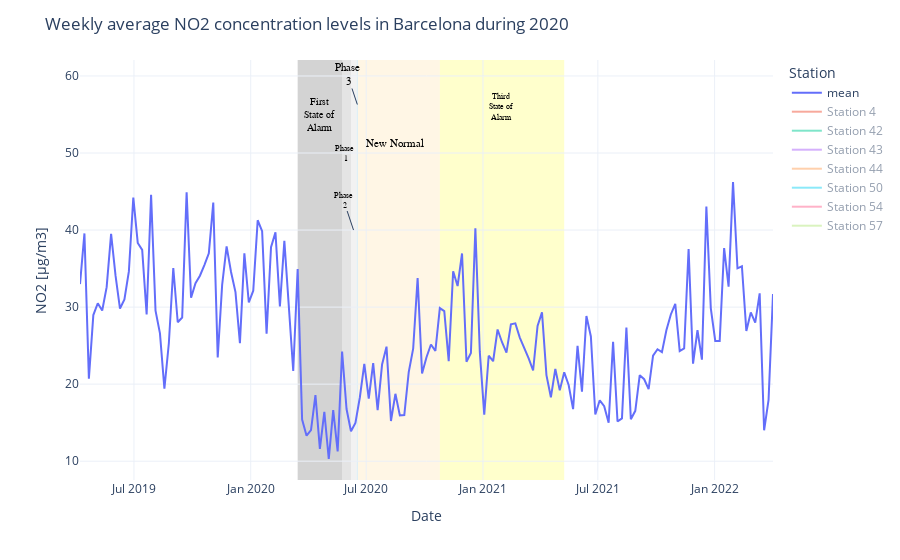

The cell this chart's notebook holds for it:
### Markdown cell above
In order to combine the regulations with the full time series of restrictions, we plotted the following graph:

### Code cell
fig = px.line(
    NO2_weekly['mean']
)

fig.add_trace(
    go.Scatter(
        name='Station 4',
        y=NO2_weekly['4'],
        x=NO2_weekly.index,
        visible='legendonly',
    )
)

fig.add_trace(
    go.Scatter(
        name='Station 42',
        y=NO2_weekly['42'],
        x=NO2_weekly.index,
        visible='legendonly',
    )
)

fig.add_trace(
    go.Scatter(
        name='Station 43',
        y=NO2_weekly['43'],
        x=NO2_weekly.index,
        visible='legendonly',
    )
)

fig.add_trace(
    go.Scatter(
        name='Station 44',
        y=NO2_weekly['44'],
        x=NO2_weekly.index,
        visible='legendonly',
    )
)

fig.add_trace(
    go.Scatter(
        name='Station 50',
        y=NO2_weekly['50'],
        x=NO2_weekly.index,
        visible='legendonly',
    )
)

fig.add_trace(
    go.Scatter(
        name='Station 54',
        y=NO2_weekly['54'],
        x=NO2_weekly.index,
        visible='legendonly',
    )
)

fig.add_trace(
    go.Scatter(
        name='Station 57',
        y=NO2_weekly['57'],
        x=NO2_weekly.index,
        visible='legendonly',
    )
)

fig.update_layout(
    title="Weekly average NO2 concentration levels in Barcelona during 2020",
    legend_title="Station"
)

fig.update_xaxes(
    title="Date"
)

fig.update_yaxes(
    title="NO2 [µg/m3]"
)


fig.add_vrect(
    x0="2020-03-15", x1="2020-05-24",
    fillcolor="LightGrey", opacity=1,
    layer="below", line_width=0
)

fig.add_vrect(
    x0="2020-05-24", x1="2020-06-07",
    fillcolor="LightGrey", opacity=0.6,
    layer="below", line_width=0,
)


fig.add_vrect(
    x0="2020-06-07", x1="2020-06-16",
    fillcolor="LightGrey", opacity=0.3,
    layer="below", line_width=0,
)

fig.add_vrect(
    x0="2020-06-16", x1="2020-06-18",
    fillcolor="LightBlue", opacity=0.4,
    layer="below", line_width=0,
)

fig.add_vrect(
    x0="2020-06-18", x1="2020-10-25",
    fillcolor="Orange", opacity=0.1,
    layer="below", line_width=0,
)

fig.add_vrect(
    x0="2020-10-25", x1="2021-05-09",
    fillcolor="Yellow", opacity=0.2,
    layer="below", line_width=0,
)

fig.add_annotation(
    x='2020-04-18', 
    y=55,
    text="First<br>State of<br>Alarm",
    showarrow=False,
    font=dict(
            family="Tahoma, monospace",
            size=10,
            color="Black",
            )
)

fig.add_annotation(
    x='2020-05-30', 
    y=50,
    text="Phase <br>1",
    showarrow=False,
    font=dict(
            family="Tahoma, monospace",
            size=8,
            color="Black",
            )
)

fig.add_annotation(
    x='2020-06-11', 
    y=40,
    text="Phase<br> 2",
    showarrow=True,
    font=dict(
            family="Tahoma, monospace",
            size=8,
            color="Black",
            )
)

fig.add_annotation(
    x='2021-01-30', 
    y=56,
    text="Third<br>State of<br>Alarm",
    showarrow=False,
    font=dict(
            family="Tahoma, monospace",
            size=8,
            color="Black",
            )
)

fig.add_annotation(
    x='2020-06-17', 
    y=55,
    text="Phase<br> 3",
    showarrow=True,
    font=dict(
            family="Tahoma, monospace",
            size=11,
            color="Black",
            ),
    yshift=10
)

fig.add_annotation(
    x='2020-08-15', 
    y=50,
    text="New Normal",
    showarrow=False,
    font=dict(
            family="Tahoma, monospace",
            size=11,
            color="Black",
            ),
    yshift=10
)

fig.show()
fig.write_html("full-time-series.html", full_html=False, include_plotlyjs='cdn')

### Figure 1 — Plotly figure (JSON) as saved in the notebook; plotly's stock layout.template omitted (floating-point values rounded to 4 significant figures; data arrays with more than 128 entries replaced by an {"elided": "..."} marker saying what was removed)
{"data": [{"hovertemplate": "variable=mean<br>date=%{x}<br>value=%{y}<extra></extra>", "legendgroup": "mean", "line": {"color": "#636efa", "dash": "solid"}, "marker": {"symbol": "circle"}, "mode": "lines", "name": "mean", "orientation": "v", "showlegend": true, "type": "scatter", "x": {"elided": "157 str values"}, "xaxis": "x", "y": {"elided": "157 float values"}, "yaxis": "y"}, {"name": "Station 4", "type": "scatter", "visible": "legendonly", "x": {"elided": "157 str values"}, "y": {"elided": "157 float values"}}, {"name": "Station 42", "type": "scatter", "visible": "legendonly", "x": {"elided": "157 str values"}, "y": {"elided": "157 float values"}}, {"name": "Station 43", "type": "scatter", "visible": "legendonly", "x": {"elided": "157 str values"}, "y": {"elided": "157 float values"}}, {"name": "Station 44", "type": "scatter", "visible": "legendonly", "x": {"elided": "157 str values"}, "y": {"elided": "157 float values"}}, {"name": "Station 50", "type": "scatter", "visible": "legendonly", "x": {"elided": "157 str values"}, "y": {"elided": "157 float values"}}, {"name": "Station 54", "type": "scatter", "visible": "legendonly", "x": {"elided": "157 str values"}, "y": {"elided": "157 float values"}}, {"name": "Station 57", "type": "scatter", "visible": "legendonly", "x": {"elided": "157 str values"}, "y": {"elided": "157 float values"}}], "layout": {"annotations": [{"font": {"color": "Black", "family": "Tahoma, monospace", "size": 10}, "showarrow": false, "text": "First<br>State of<br>Alarm", "x": "2020-04-18", "y": 55}, {"font": {"color": "Black", "family": "Tahoma, monospace", "size": 8}, "showarrow": false, "text": "Phase <br>1", "x": "2020-05-30", "y": 50}, {"font": {"color": "Black", "family": "Tahoma, monospace", "size": 8}, "showarrow": true, "text": "Phase<br> 2", "x": "2020-06-11", "y": 40}, {"font": {"color": "Black", "family": "Tahoma, monospace", "size": 8}, "showarrow": false, "text": "Third<br>State of<br>Alarm", "x": "2021-01-30", "y": 56}, {"font": {"color": "Black", "family": "Tahoma, monospace", "size": 11}, "showarrow": true, "text": "Phase<br> 3", "x": "2020-06-17", "y": 55, "yshift": 10}, {"font": {"color": "Black", "family": "Tahoma, monospace", "size": 11}, "showarrow": false, "text": "New Normal", "x": "2020-08-15", "y": 50, "yshift": 10}], "legend": {"title": {"text": "Station"}, "tracegroupgap": 0}, "margin": {"t": 60}, "shapes": [{"fillcolor": "LightGrey", "layer": "below", "line": {"width": 0}, "opacity": 1, "type": "rect", "x0": "2020-03-15", "x1": "2020-05-24", "xref": "x", "y0": 0, "y1": 1, "yref": "y domain"}, {"fillcolor": "LightGrey", "layer": "below", "line": {"width": 0}, "opacity": 0.6, "type": "rect", "x0": "2020-05-24", "x1": "2020-06-07", "xref": "x", "y0": 0, "y1": 1, "yref": "y domain"}, {"fillcolor": "LightGrey", "layer": "below", "line": {"width": 0}, "opacity": 0.3, "type": "rect", "x0": "2020-06-07", "x1": "2020-06-16", "xref": "x", "y0": 0, "y1": 1, "yref": "y domain"}, {"fillcolor": "LightBlue", "layer": "below", "line": {"width": 0}, "opacity": 0.4, "type": "rect", "x0": "2020-06-16", "x1": "2020-06-18", "xref": "x", "y0": 0, "y1": 1, "yref": "y domain"}, {"fillcolor": "Orange", "layer": "below", "line": {"width": 0}, "opacity": 0.1, "type": "rect", "x0": "2020-06-18", "x1": "2020-10-25", "xref": "x", "y0": 0, "y1": 1, "yref": "y domain"}, {"fillcolor": "Yellow", "layer": "below", "line": {"width": 0}, "opacity": 0.2, "type": "rect", "x0": "2020-10-25", "x1": "2021-05-09", "xref": "x", "y0": 0, "y1": 1, "yref": "y domain"}], "title": {"text": "Weekly average NO2 concentration levels in Barcelona during 2020"}, "xaxis": {"anchor": "y", "domain": [0, 1], "title": {"text": "Date"}}, "yaxis": {"anchor": "x", "domain": [0, 1], "title": {"text": "NO2 [µg/m3]"}}}}
